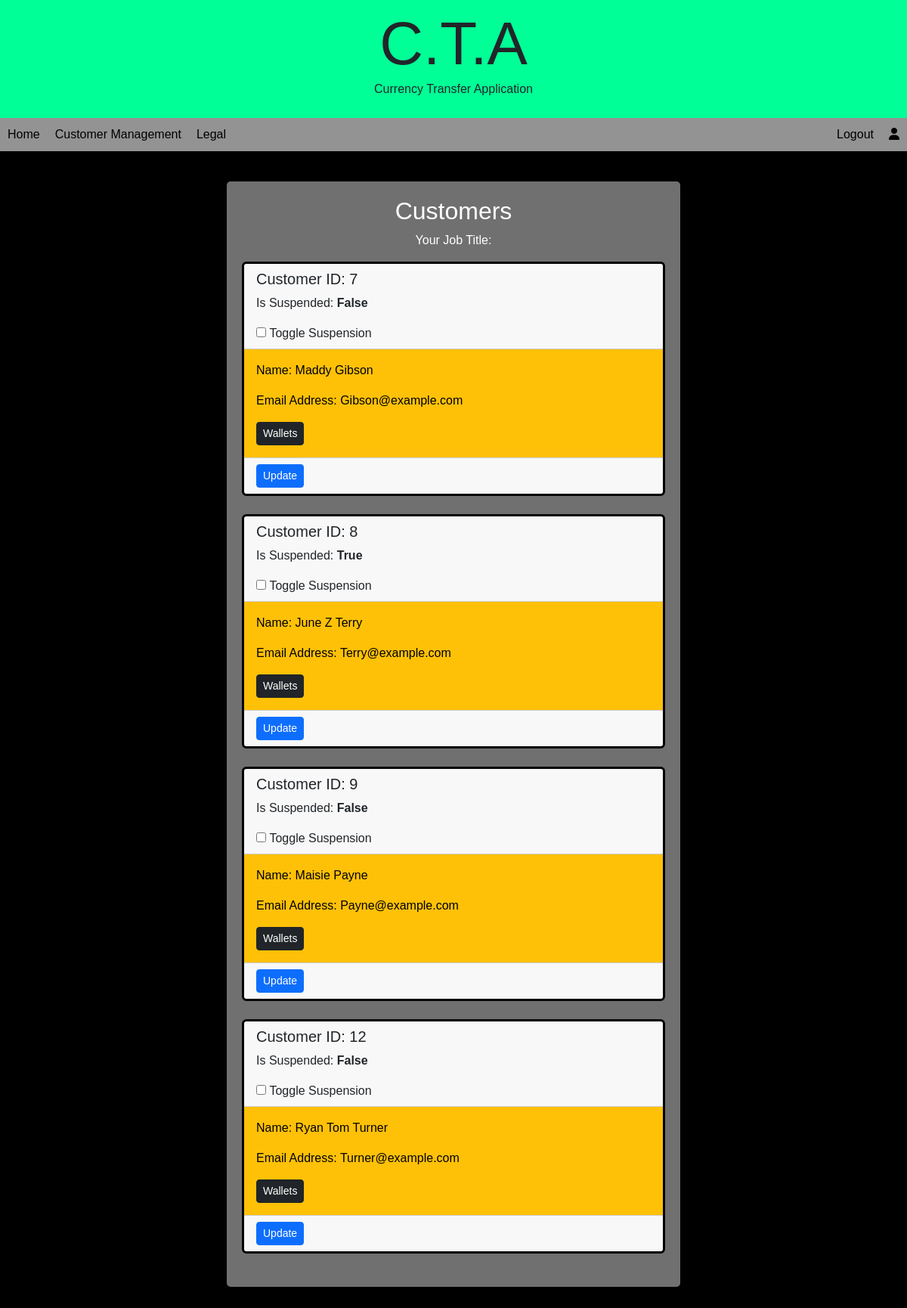
The page /customers.php (signed in) on the database its author committed.
### tables this page shows
CREATE TABLE `currencywallet` (
  `wallets_id` int(11) NOT NULL,
  `customer_id` int(11) NOT NULL,
  `currency_id` char(3) NOT NULL,
  `amount` float DEFAULT NULL,
  `amountLimit` float DEFAULT 1000000,
  `frozen` char(10) NOT NULL DEFAULT 'False',
  `proof` blob DEFAULT NULL
);

CREATE TABLE `customeraccounts` (
  `customer_id` int(11) NOT NULL,
  `type_id` int(11) NOT NULL DEFAULT 1,
  `first_name` char(50) NOT NULL,
  `middle_name` char(50) DEFAULT NULL,
  `last_name` char(50) NOT NULL,
  `email_address` char(100) NOT NULL,
  `password` char(200) NOT NULL,
  `dob` char(20) NOT NULL,
  `suspension` char(10) NOT NULL DEFAULT 'False'
);

### customers.php (the view, shortened to what this page needs)
<?php
    require_once("includes/db_conn.php");
    $userEmail = $_SESSION['userEmail'];
    $checkAdminId = "SELECT type_id FROM adminaccount WHERE email_address = '$userEmail'";
    $id_result = $conn->query($checkAdminId);
    $types = mysqli_fetch_assoc($id_result);
    $type = $types['type_id'];
    $typeName = "SELECT type_name FROM usertypes WHERE type_id = '$type'";
    $type_result = $conn->query($typeName);
    $name = mysqli_fetch_assoc($type_result)['type_name'];
    $customerInfo = "SELECT DISTINCT *
                    FROM customeraccounts
                    INNER JOIN currencywallet ON currencywallet.customer_id = customeraccounts.customer_id";
    $info_results = $conn->query($customerInfo);
?>
<!DOCTYPE html>
<html lang="en">
    <head>
        <link href="https://cdn.jsdelivr.net/npm/bootstrap@5.3.3/dist/css/bootstrap.min.css" rel="stylesheet">
        <link rel="stylesheet" href  ="styles/main.css" />
        <link rel="stylesheet" media="only screen and (max-width: 720px)" href="styles/mobile.css" />
    </head>
    <body>
        <?php include("includes/staffNav.php") ?>
        <div class="container">
            <h2 class="text-center">Customers</h2>
            <p class="text-center">Your Job Title: <b><?php echo $name ?></b></p>
            <?php
                $customers = [];
                while ($obj = $info_results->fetch_object()) {
                    $customerId = $obj->customer_id;
                    if (!isset($customers[$customerId])) {
                        $customers[$customerId] = [
                            'customer_id' => $customerId,
                            'suspension' => $obj->suspension,
                            'name' => "{$obj->first_name} {$obj->middle_name} {$obj->last_name}",
                            'email' => $obj->email_address,
                            'wallets' => [],
                        ];
                    }
                    $customers[$customerId]['wallets'][] = [
                        'wallet_id' => $obj->wallets_id,
                        'currency_id' => $obj->currency_id,
                        'balance' => $obj->amount,
                        'frozen' => $obj->frozen,
                        'limit' => $obj->amountLimit,
                    ];
                }
            ?>
            <?php foreach ($customers as $customer): ?>
                <form action='customers.php' method='POST'>
                    <div class='card border-3 border-black'>
                        <div class='card-header'>
                            <h5>Customer ID: <?php echo $customer['customer_id']; ?></h5>
                            <p>Is Suspended: <b><?php echo $customer['suspension']; ?></b></p>
                            <input type='checkbox' name='suspend[]' value='<?php echo $customer['customer_id']; ?>' id='suspend_<?php echo $customer['customer_id']; ?>' class='check-input'>
                            <label for='suspend_<?php echo $customer['customer_id']; ?>'>Toggle Suspension</label>
                        </div>
                        <div class='card-body text-bg-warning'>
                            <p>Name: <?php echo $customer['name']; ?></p>
                            <p>Email Address: <?php echo $customer['email']; ?></p>
                            <a class='btn btn-dark btn-sm' data-bs-toggle='collapse' href='#hiddenWallets_<?php echo $customer['customer_id']; ?>' role='button' aria-expanded='false'>Wallets</a>
                        </div>
                        <div class='card-footer'>
                            <input type='submit' name='submit' value='Update' class='btn btn-primary btn-sm'>
                        </div>
                    </div>
                </form>
                <br>
            <?php endforeach; ?>
        </div>
    </body>
</html>

### styles/main.css (style rules this page uses)
* { font-family: sans-serif; }
body { background-color: black; }
.container { max-width: 800px; margin: 40px auto; padding: 20px; background-color: rgb(112, 112, 112); border-radius: 5px; color: white; width: 600px; }

### rows shown on the page
currencywallet: customer "7", customer.suspension "False", name "Maddy Gibson", customer.email_address "Gibson@example.com"

### other values the page prints
$customer['customer_id'] "8"
$customer['suspension'] "True"
$customer['name'] "June Z Terry"
$customer['email'] "Terry@example.com"
$customer['customer_id'] "9"
$customer['suspension'] "False"
$customer['name'] "Maisie Payne"
$customer['email'] "Payne@example.com"
$customer['customer_id'] "12"
$customer['name'] "Ryan Tom Turner"
$customer['email'] "Turner@example.com"
